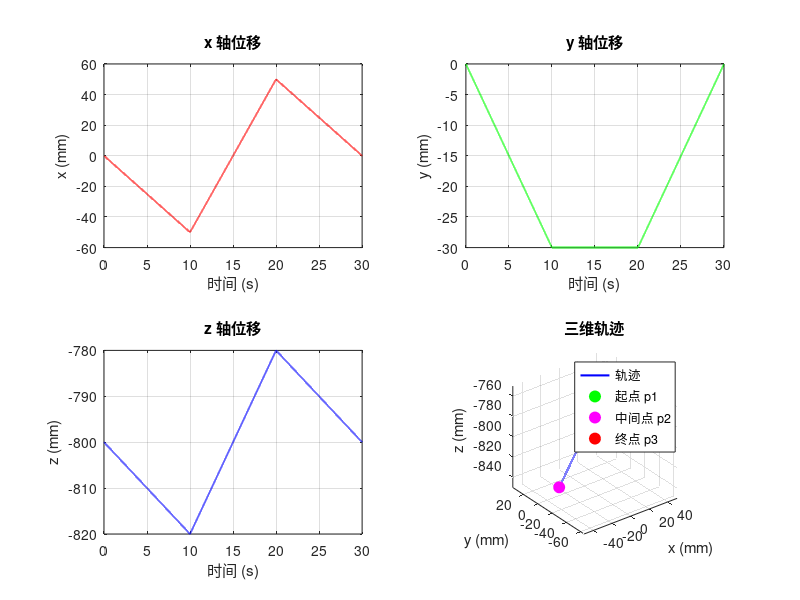

MATLAB code for this plot:
%% generate_trajectory_3seg.m
% 生成五自由度并联机器人三段直线轨迹二进制文件
% 轨迹分三段，首尾相连形成闭合三角形：
%   1) 0~20s：  从 (0, 0, -800) 直线运动到 (-50, -30, -820)
%   2) 20~40s： 从 (-50, -30, -820) 直线运动到 (50, -30, -780)
%   3) 40~60s： 从 (50, -30, -780) 直线运动回到 (0, 0, -800)
% 每段匀速运动，总时间 60s
% 单位：x,y,z 输出为微米(μm)；phi,theta 输出为度(°)
% 数据格式：小端序单精度浮点，每组 7 个 float [cmd, x, y, z, phi, theta, ticks]

clc; clear; close all;

%% 参数设置
p1 = [0, 0, -800];          % 第一个点 (mm)
p2 = [-50, -30, -820];      % 第二个点 (mm)
p3 = [50, -30, -780];       % 第三个点 (mm)

phi       = 0;              % 绕 Z 轴转角 (°)
theta     = 0;              % 绕 Y 轴转角 (°)

dt        = 1e-3;           % 指令周期 (s)
T_seg     = 10;             % 每段时长 (s)
T_total   = 3 * T_seg;      % 总时长 60s

filename  = 'trajectory_3seg_60s.dat'; % 输出文件名

%% 生成各段轨迹
N_seg = round(T_seg / dt) + 1;  % 每段点数（含端点）

% ---------- 第一段：p1 -> p2 (0~20s) ----------
t1 = linspace(0, T_seg, N_seg);
x1 = linspace(p1(1), p2(1), N_seg);
y1 = linspace(p1(2), p2(2), N_seg);
z1 = linspace(p1(3), p2(3), N_seg);

% ---------- 第二段：p2 -> p3 (20~40s) ----------
t2 = linspace(T_seg, 2*T_seg, N_seg);
x2 = linspace(p2(1), p3(1), N_seg);
y2 = linspace(p2(2), p3(2), N_seg);
z2 = linspace(p2(3), p3(3), N_seg);

% ---------- 第三段：p3 -> p1 (40~60s) ----------
t3 = linspace(2*T_seg, T_total, N_seg);
x3 = linspace(p3(1), p1(1), N_seg);
y3 = linspace(p3(2), p1(2), N_seg);
z3 = linspace(p3(3), p1(3), N_seg);

%% 拼接轨迹（去除重复连接点）
x_vec = [x1, x2(2:end), x3(2:end)];
y_vec = [y1, y2(2:end), y3(2:end)];
z_vec = [z1, z2(2:end), z3(2:end)];

N_total = length(x_vec);
t = linspace(0, T_total, N_total);

% 单位转换为 μm
x_vec = x_vec * 1e3;
y_vec = y_vec * 1e3;
z_vec = z_vec * 1e3;

% phi, theta
phi_vec   = ones(1, N_total) * phi;
theta_vec = ones(1, N_total) * theta;

% cmd: 第一帧设为 2.0，其余设为 10.0
cmd_vec = [10, ones(1, N_total-1) * 10.0];

% ticks: 全部设为 1.0
ticks_vec = ones(1, N_total) * 1.0;

%% 组装数据矩阵 (7 x N)
data = [cmd_vec;
        x_vec;
        y_vec;
        z_vec;
        phi_vec;
        theta_vec;
        ticks_vec];

%% 写入二进制文件（小端序单精度浮点）
fid = fopen(filename, 'wb');
if fid == -1
    error('无法创建文件: %s', filename);
end

fwrite(fid, data, 'single', 'l');  % 'single'=float32, 'l'=little-endian
fclose(fid);

fprintf('轨迹文件已生成: %s\n', filename);
fprintf('总点数: %d, 每组 %d bytes, 文件大小: %.2f KB\n', ...
    N_total, 7*4, N_total*7*4/1024);
fprintf('第一段 (0~20s):   起点 (%.1f, %.1f, %.1f) -> 终点 (%.1f, %.1f, %.1f) (μm)\n', ...
    x_vec(1), y_vec(1), z_vec(1), x_vec(N_seg), y_vec(N_seg), z_vec(N_seg));
fprintf('第二段 (20~40s):  起点 (%.1f, %.1f, %.1f) -> 终点 (%.1f, %.1f, %.1f) (μm)\n', ...
    x_vec(N_seg), y_vec(N_seg), z_vec(N_seg), ...
    x_vec(2*N_seg-1), y_vec(2*N_seg-1), z_vec(2*N_seg-1));
fprintf('第三段 (40~60s): 起点 (%.1f, %.1f, %.1f) -> 终点 (%.1f, %.1f, %.1f) (μm)\n', ...
    x_vec(2*N_seg-1), y_vec(2*N_seg-1), z_vec(2*N_seg-1), ...
    x_vec(end), y_vec(end), z_vec(end));

%% 可视化轨迹
figure('Name', '三段直线轨迹', 'NumberTitle', 'off');

subplot(2,2,1);
plot(t, x_vec/1e3, 'r', 'LineWidth', 1.2);
xlabel('时间 (s)'); ylabel('x (mm)'); grid on; title('x 轴位移');

subplot(2,2,2);
plot(t, y_vec/1e3, 'g', 'LineWidth', 1.2);
xlabel('时间 (s)'); ylabel('y (mm)'); grid on; title('y 轴位移');

subplot(2,2,3);
plot(t, z_vec/1e3, 'b', 'LineWidth', 1.2);
xlabel('时间 (s)'); ylabel('z (mm)'); grid on; title('z 轴位移');

subplot(2,2,4);
plot3(x_vec/1e3, y_vec/1e3, z_vec/1e3, 'b-', 'LineWidth', 1.5);
hold on;
plot3(p1(1), p1(2), p1(3), 'go', 'MarkerSize', 8, 'MarkerFaceColor', 'g');
plot3(p2(1), p2(2), p2(3), 'mo', 'MarkerSize', 8, 'MarkerFaceColor', 'm');
plot3(p3(1), p3(2), p3(3), 'ro', 'MarkerSize', 8, 'MarkerFaceColor', 'r');
xlabel('x (mm)'); ylabel('y (mm)'); zlabel('z (mm)');
legend('轨迹','起点 p1','中间点 p2','终点 p3'); grid on; axis equal;
title('三维轨迹');
view(3);
